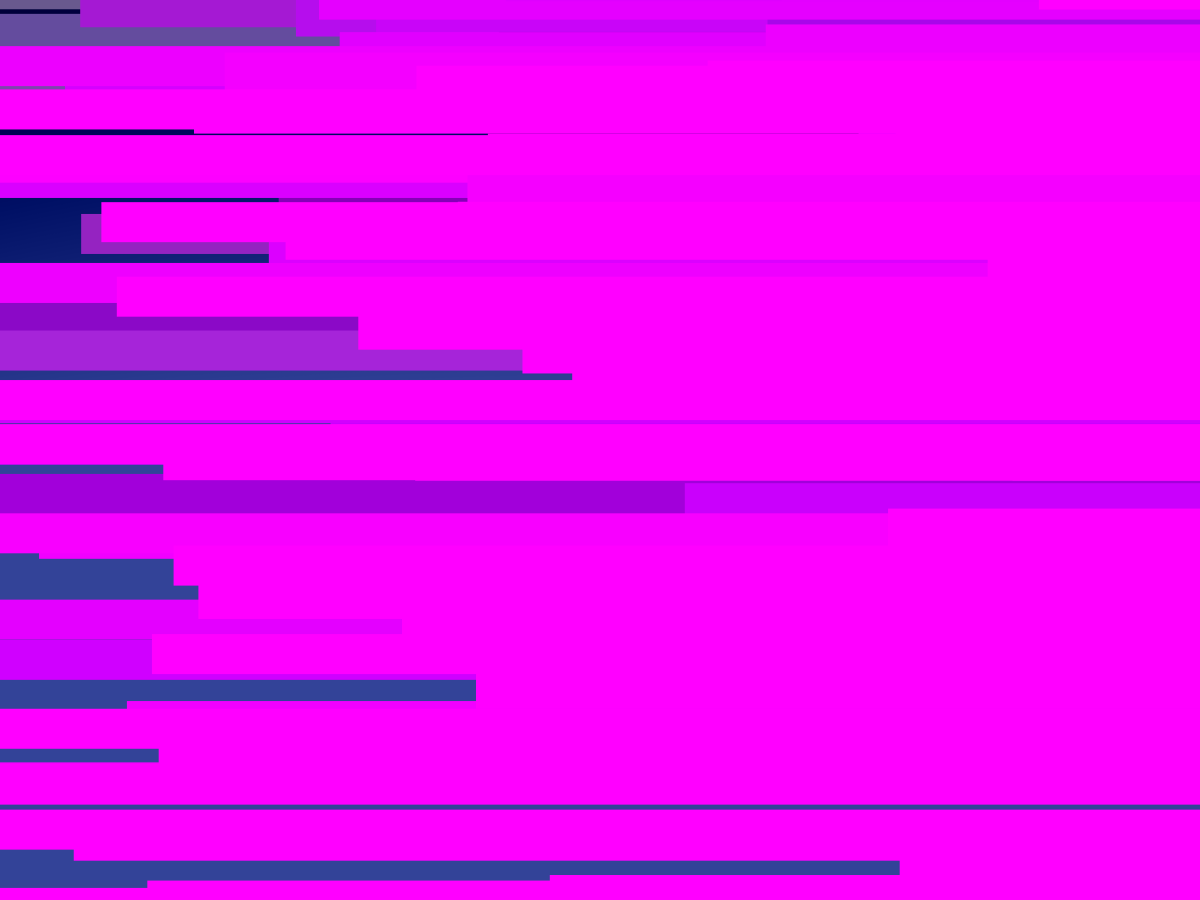
Frame 1 (no input)
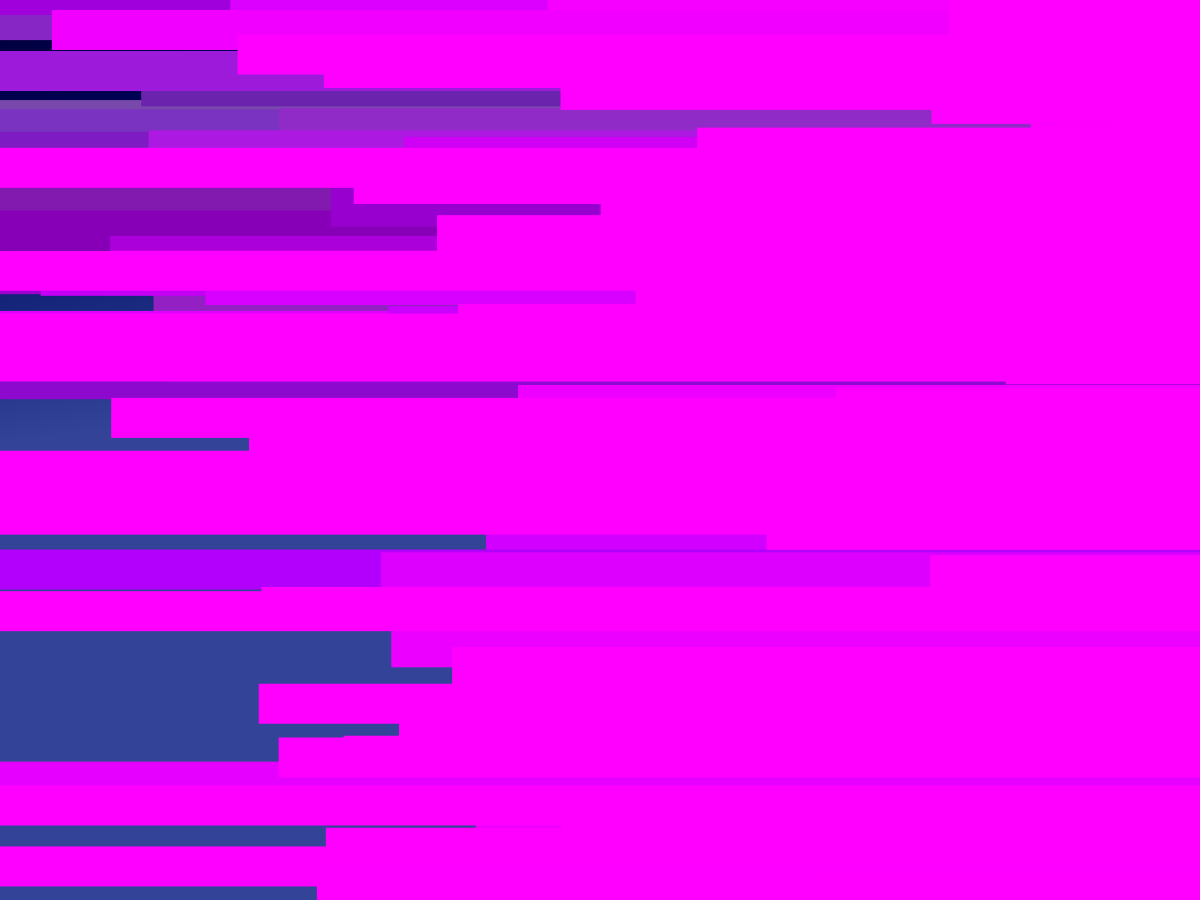
Frame 2 (the mouse pressed at the canvas centre, redrawn once)

The Processing sketch that drew these frames (run headless with seeded random() and noise(); the mouse was pressed at the canvas centre and the sketch redrawn once):

// Processing sketch: Image4
// ── Image4.pde
void setup() {
 size(1200, 900);
 noStroke();
 noLoop();                                                                                              //To prevent buildings from continously generating
}

void draw() {
   GenBackDrop();                                                                                         //I created my own custom backdrop 
  
   //variables to determine the dimensions of each building
   float BuildWidth;                                                                                    //The width of the building
   float BuildLength = 600000;                                                                           //The length of the building (set to a very high number so that all buildings reach the floor)
   float BuildXPos;                                                                                     //Teft x-pos of building
   float BuildHeight;                                                                                   //Top y-pos of building
   float LastXPos = -100;                                                                               //The right x-pos of the previous building
   
   //The approximate RGB color scheme of each building
   float[] colorRGB = {76, 91, 130};

   //Generates each building from left to right, back to front
    for (int a=0; a<=20; a++){                                                                       //For each row a, higher value means more layers of buildings
      for (int i=0; i<=20; i++){                                                                        //For each building i,     
        //hue variations
        float rVar = random(-10, 10);
        float gVar = random(-10, 10);
        float bVar = random(-10, 10);
        
        //brightness variation
        float BrightVar = random (-15, 15);
        
        //dimensional variations
        float BHeight = random(-800, 500);
        float BWidth = random(-2, 2);
        float Gap = random (10, 70);
        
        //color of each building (darkens as building gets closer)
        fill (colorRGB[0]+BrightVar+rVar+i*15, colorRGB[1]+BrightVar+gVar-i*15, colorRGB[2]+BrightVar+bVar+i*15);
        
        //dimensions of each building
        BuildWidth = 40;
        BuildHeight = 500+BHeight+a*a*5;
      
        BuildXPos = LastXPos+Gap-a*10;                                                                  //The starting X-Pos of each new building is the x-pos of the previous old building + the gap value
       
        //draws building
        rect(BuildHeight, BuildXPos, BuildLength, BuildWidth );
        LastXPos = BuildXPos+BuildWidth;
  
        //EXTRAS:
        //generates a unique top for each building
        //genTopInput(random(6), BuildXPos, BuildWidth+BuildXPos, BuildHeight);
        //generates unique textures for each building
        //genNoiseInput(BuildXPos, BuildWidth+BuildXPos, BuildHeight, BuildWidth);
        //generates lighting highlights for each building
       // genLightInput(BuildXPos, BuildWidth+BuildXPos, BuildHeight, BuildWidth);
        
      }
      LastXPos = -100; //resets position of previous building to the very left as new row starts
      
      save("image.png");
    }
}

//FUNCTIONS
//background
void GenBackDrop(){
  for (int a=100; a>0; a--){                                                                                   //Generates rings of circles, each a different color to give the appearance of a gradient.
    fill(52-a, 68-a, 153-a);
    ellipse(width/2, height, width*2.5, height*1.1+a*10);
  } 
}

//Generates a unique top for a building based on its dimensions
void genTopInput(float Variation, float LeftX, float RightX, float Height) {
  Height = Height+0.5;                                                                                         //I noticed that theres a very, very thin unremoveable stroke around each shape. This shifts the shape down so that the outline is hidden.
  
  //for slanted tops
    if (Variation < 1) {//cone
    beginShape();
    vertex((LeftX+RightX)/2, Height-10);
    vertex(LeftX, Height);
    vertex(RightX, Height);
    endShape();
    }
    if (Variation > 1 && Variation < 2) {//flat (essentially a rectangle but I decided to stick to using vertexes for consistency
    beginShape();
    vertex(LeftX+((RightX-LeftX)/6), Height);
    vertex(LeftX+((RightX-LeftX)/6), Height-Height/90);
    vertex(RightX-((RightX-LeftX)/6), Height-Height/90);
    vertex(RightX-((RightX-LeftX)/6), Height);
    endShape();
    }
    if (Variation > 3 && Variation < 4) {//asymmetrical slant flat
    beginShape();
    vertex(RightX-((RightX-LeftX)/2), Height-10);
    vertex(RightX, Height-10);
    vertex(RightX, Height);
    vertex(LeftX, Height);
    endShape();
    }
  }

//Generates noise for texture of each building                                                                 //Basically it generates  more rectangles within a rectangule
void genNoiseInput (float LeftX, float RightX, float Height, float absWidth) {                                 //ABSWidth is the absolute width of the building, not the coordinates.
float stroke = absWidth/random(5, 10);
float brightness = random (0, 10);

fill (0+brightness*10,0+brightness*10,0+brightness*10, 50);                                                                                 //Brightness fluctuates

//draws stripes on either side o the building
rect(LeftX, Height, stroke+random(-stroke, stroke), 10000);
rect(RightX-stroke, Height, stroke, 10000);
}


//Generates lighting for each building
void genLightInput (float LeftX, float RightX, float Height, float absWidth) {
  float Window = absWidth/random(10, 15);                                                                         //Determines a value for the length of a window based on the width of the building
    float WindowY = Window * random(2/3, 2);
    for (int h=0; h<=100; h++) {
      for (int a=0; a<=10; a++){
         fill (190 + random(-20, 20), 200+random(-20, 20), 140+random(-20, 20), random(10, 255));
         float WindowX = LeftX+Window+2*a*Window;
         if (WindowX+Window < RightX-Window) {
         rect(WindowX, Height+Window*2*h, 10, WindowY);
         }
      }
    }
}
  
  
  
  



  
  
